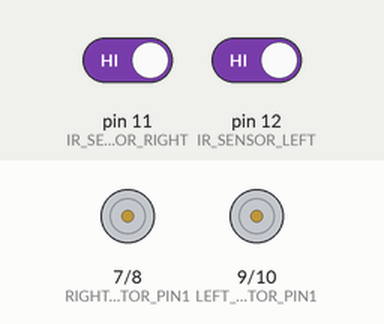
Bench run of a sketch on a simulated Arduino Uno, built with avr-gcc and run on an emulated ATmega328P. Shown: motor-driver pin pairs drawn as motors (green arrow = first pin HIGH = forward, orange = second pin HIGH = backward, longer = more drive, scaled by the enable pin). The test bench sets the inputs (shaded band); at power-on: pin 11 (IR_SENSOR_RIGHT) HIGH, pin 12 (IR_SENSOR_LEFT) HIGH.

Above: at 1.2 s.
1.3 s: pin 11 (IR_SENSOR_RIGHT) driven LOW
At 1.7 s:
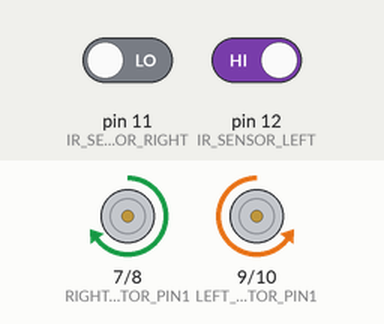
2.8 s: pin 12 (IR_SENSOR_LEFT) driven LOW
At 4.0 s:
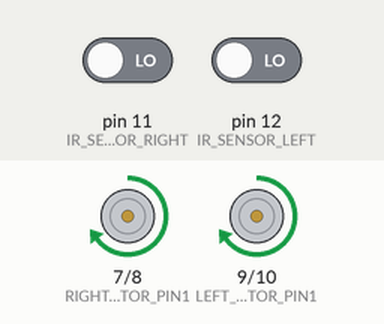
4.3 s: pin 11 (IR_SENSOR_RIGHT) driven HIGH
At 5.2 s:
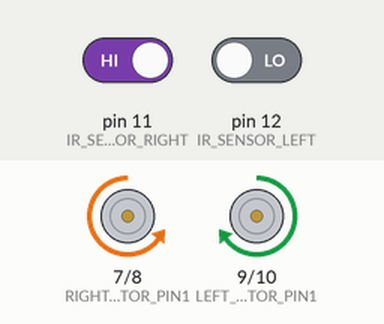
Timing chart, 0 to 7.3 s (numbered marks = the images above; inputs shaded):
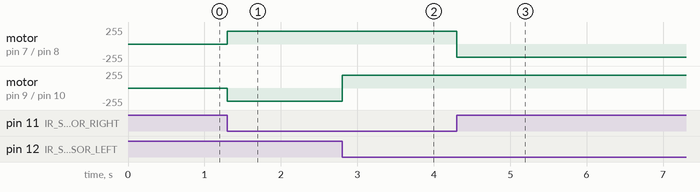

Measured:
- after the input at 1.3 s, motor on pin 7 (RIGHT_MOTOR_PIN1) / pin 8 (RIGHT_MOTOR_PIN2): stopped → forward 195/255 at once; motor on pin 9 (LEFT_MOTOR_PIN1) / pin 10 (LEFT_MOTOR_PIN2): stopped → backward 195/255 at once
- after the input at 2.8 s, motor on pin 9 (LEFT_MOTOR_PIN1) / pin 10 (LEFT_MOTOR_PIN2): backward 195/255 → forward 195/255 at once
- after the input at 4.3 s, motor on pin 7 (RIGHT_MOTOR_PIN1) / pin 8 (RIGHT_MOTOR_PIN2): forward 195/255 → backward 195/255 at once

The sketch:

Robot.ino
```cpp
#define IR_SENSOR_RIGHT 11 // Pin for the right IR sensor
#define IR_SENSOR_LEFT 12 // Pin for the left IR sensor
#define MOTOR_SPEED 195 // Motor speed value

const int ENABLE_RIGHT_MOTOR = 6;
const int RIGHT_MOTOR_PIN1 = 7;
const int RIGHT_MOTOR_PIN2 = 8;
// Define pin numbers for the right motor

const int ENABLE_LEFT_MOTOR = 5;
const int LEFT_MOTOR_PIN1 = 9;
const int LEFT_MOTOR_PIN2 = 10;
// Define pin numbers for the left motor

void setup() {
  // Adjust the frequency of PWM control
  TCCR0B = TCCR0B & B11111000 | B00000010;

  // Setup the motor control pins
  setupMotorPins();

  // Set IR sensors as input
  pinMode(IR_SENSOR_RIGHT, INPUT);
  pinMode(IR_SENSOR_LEFT, INPUT);

  // Stop both motors initially
  rotateMotor(0, 0);
}

void loop() {
  // Read the IR sensors
  int rightIRValue = digitalRead(IR_SENSOR_RIGHT);
  int leftIRValue = digitalRead(IR_SENSOR_LEFT);

  // Robot logic for movement based on IR sensor input
  if (rightIRValue == LOW && leftIRValue == LOW) {
    // If both sensors detect the line, move forward
    rotateMotor(MOTOR_SPEED, MOTOR_SPEED);
  } else if (leftIRValue == LOW && rightIRValue == HIGH) {
    // If only the left sensor detects the line, turn right
    rotateMotor(-MOTOR_SPEED, MOTOR_SPEED);
  } else if (rightIRValue == LOW && leftIRValue == HIGH) {
    // If only the right sensor detects the line, turn left
    rotateMotor(MOTOR_SPEED, -MOTOR_SPEED);
  } else {
    // If neither sensor detects the line, stop the motors
    rotateMotor(0, 0);
  }
}

void rotateMotor(int rightSpeed, int leftSpeed) {
  // Set the direction and speed of the motors
  setMotorDirection(RIGHT_MOTOR_PIN1, RIGHT_MOTOR_PIN2, rightSpeed);
  setMotorDirection(LEFT_MOTOR_PIN1, LEFT_MOTOR_PIN2, leftSpeed);
  analogWrite(ENABLE_RIGHT_MOTOR, abs(rightSpeed));
  analogWrite(ENABLE_LEFT_MOTOR, abs(leftSpeed));
}

void setupMotorPins() {
  // Configure the motor pins as output
  pinMode(ENABLE_RIGHT_MOTOR, OUTPUT);
  pinMode(RIGHT_MOTOR_PIN1, OUTPUT);
  pinMode(RIGHT_MOTOR_PIN2, OUTPUT);
  pinMode(ENABLE_LEFT_MOTOR, OUTPUT);
  pinMode(LEFT_MOTOR_PIN1, OUTPUT);
  pinMode(LEFT_MOTOR_PIN2, OUTPUT);
}

void setMotorDirection(int pin1, int pin2, int speed) {
  // Determine motor direction based on speed
  if (speed < 0) {
    // Reverse direction if speed is negative
    digitalWrite(pin1, LOW);
    digitalWrite(pin2, HIGH);
  } else if (speed > 0) {
    // Forward direction if speed is positive
    digitalWrite(pin1, HIGH);
    digitalWrite(pin2, LOW);
  } else {
    // Stop the motor if speed is zero
    digitalWrite(pin1, LOW);
    digitalWrite(pin2, LOW);
  }
}
```
